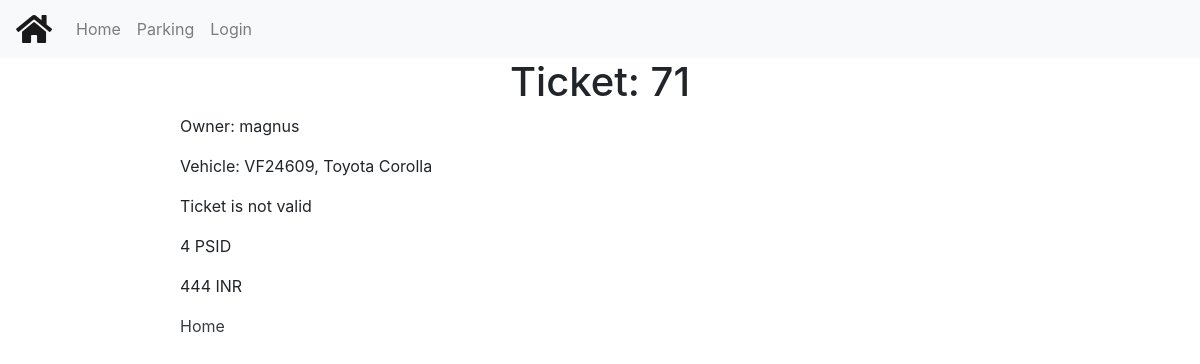
Page /parking/ticket/71/ on the committed database.
### parkingsystem/models.py (models this page shows, shortened)
class Ticket(models.Model):
    start = models.DateTimeField(auto_now_add=True)
    valid_to = models.DateTimeField()
    parking_space = models.ForeignKey(ParkingSpace, on_delete=models.CASCADE)
    vehicle = models.ForeignKey(Vehicle, on_delete=models.CASCADE)
    person = models.ForeignKey(User, on_delete=models.CASCADE, null=True)
    @property
    def is_valid(self):
        if self.valid_to and timezone.now() < self.valid_to:
            self.parking_space.set_status("a")
            return True
        return False
    @property
    def duration_in_minutes(self):
        duration = self.valid_to - self.start
        return int(duration.seconds/60)
    @property
    def price(self):
        try:
            price = self.parking_space.parking_lot.price * self.duration_in_minutes
        except AttributeError:
            return 0
        return int(price)

class Vehicle(models.Model):
    registration_number = models.CharField(max_length=50, unique=True)
    brand = models.CharField(max_length=150)
    model = models.CharField(max_length=150)
    car = models.BooleanField()
    motorbike = models.BooleanField()
    owner = models.ForeignKey(User, on_delete=models.CASCADE)
    def __str__(self):
        return self.registration_number

class ParkingSpace(models.Model):
    TYPES = (
        ('c', 'Car'),
        ('m', 'Motorbike'),
    )
    parking_type = models.CharField(max_length=1, choices=TYPES, null=True)
    parking_lot = models.ForeignKey(ParkingLot, on_delete=models.CASCADE, null=True, blank=True)
    taken_to = models.DateTimeField(auto_now_add=True)
    STATUS = (
        ('t', 'Taken'),
        ('a', 'Available'),
        ('r', 'Reserved'),
    )
    status = models.CharField(max_length=1, choices=STATUS, blank=True, default='a', help_text='Parking space availability')

class ParkingLot(models.Model):
    name = models.CharField(max_length=150, null=True, blank=True)
    price = models.PositiveIntegerField()
    latitude = models.DecimalField(max_digits=9, decimal_places=6)
    longitude = models.DecimalField(max_digits=9, decimal_places=6)
    opening_time = models.TimeField()
    closing_time = models.TimeField()
    rfid = models.PositiveIntegerField()
    capacity_car = models.PositiveIntegerField()
    capacity_motorbike = models.PositiveIntegerField()
    car_space_taken = models.PositiveIntegerField()

### parkingsystem/views.py (the view)
# urls.py: path('ticket/<int:pk>/', views.TicketDetailView.as_view(), name='ticket-detail'),
class TicketDetailView(generic.DetailView):
    model = Ticket

### parkingsystem/templates/parkingsystem/ticket_detail.html (shortened to what this page needs)
{% extends "base.html" %}
{% block content %}
  <h1>Ticket: {{ ticket.id }}</h1>
  <p>Owner: {{ ticket.person }}</p>
  <p>Vehicle: {{ ticket.vehicle }}, {{ticket.vehicle.brand}} {{ticket.vehicle.model}}  </p>
  {% if ticket.is_valid %}
  <p>Ticket started: {{ ticket.start }}</p>
  <p>Ticket is valid until {{ticket.valid_to}}</p>
  <p>{{ticket.duration_in_minutes}} minutes</p>
  {% else %}
  <p>Ticket is not valid </p>
  {% endif %}
  <p>{{ticket.parking_space.id}} PSID</p>
  <p>{{ ticket.price }} INR</p>
  <a href="{% url 'index' %}"> Home </a>
{% endblock %}

### parkingsystem/static/css/styles.css (style rules this page uses)
h1, h2 { text-align: center; }
a { color: #393d3f; }

### rows in the picture
Ticket: id "71", person "magnus", vehicle "VF24609", vehicle.brand "Toyota", vehicle.model "Corolla", parking_space.id "4", price "444"
